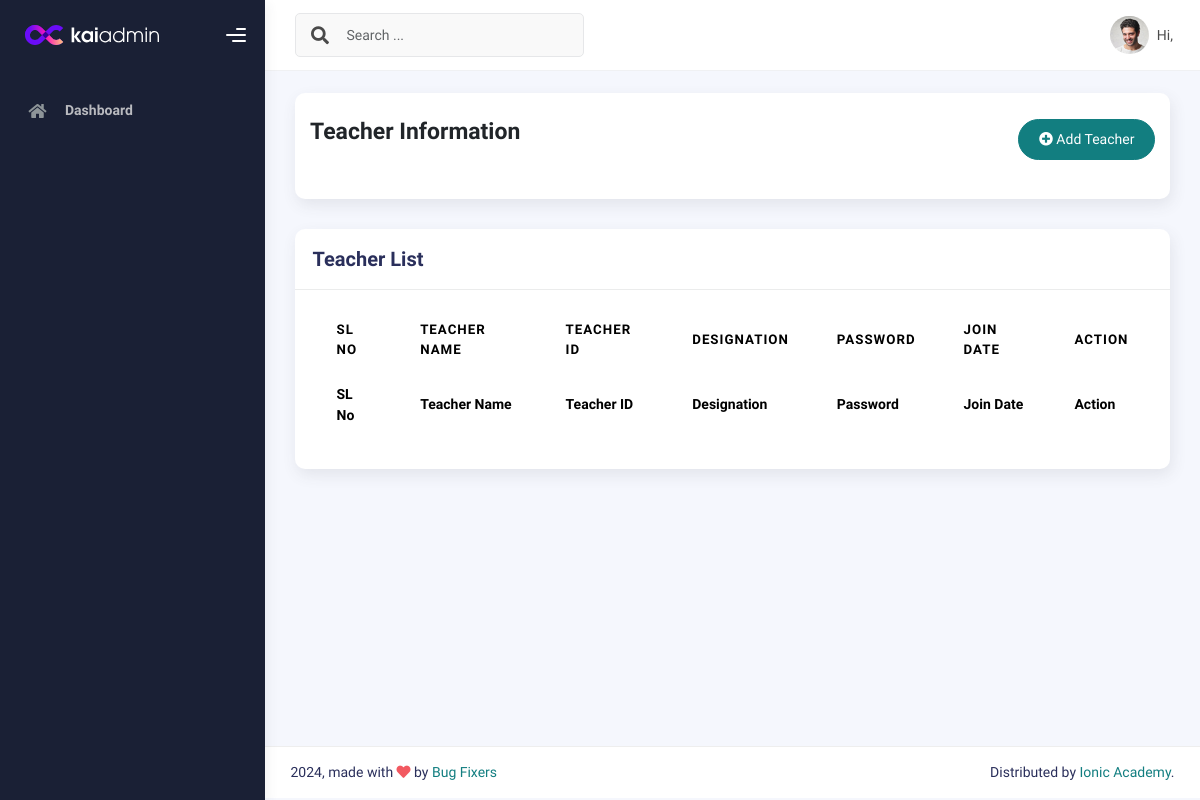
The app's page /teacherlist/ (signed in), older data.
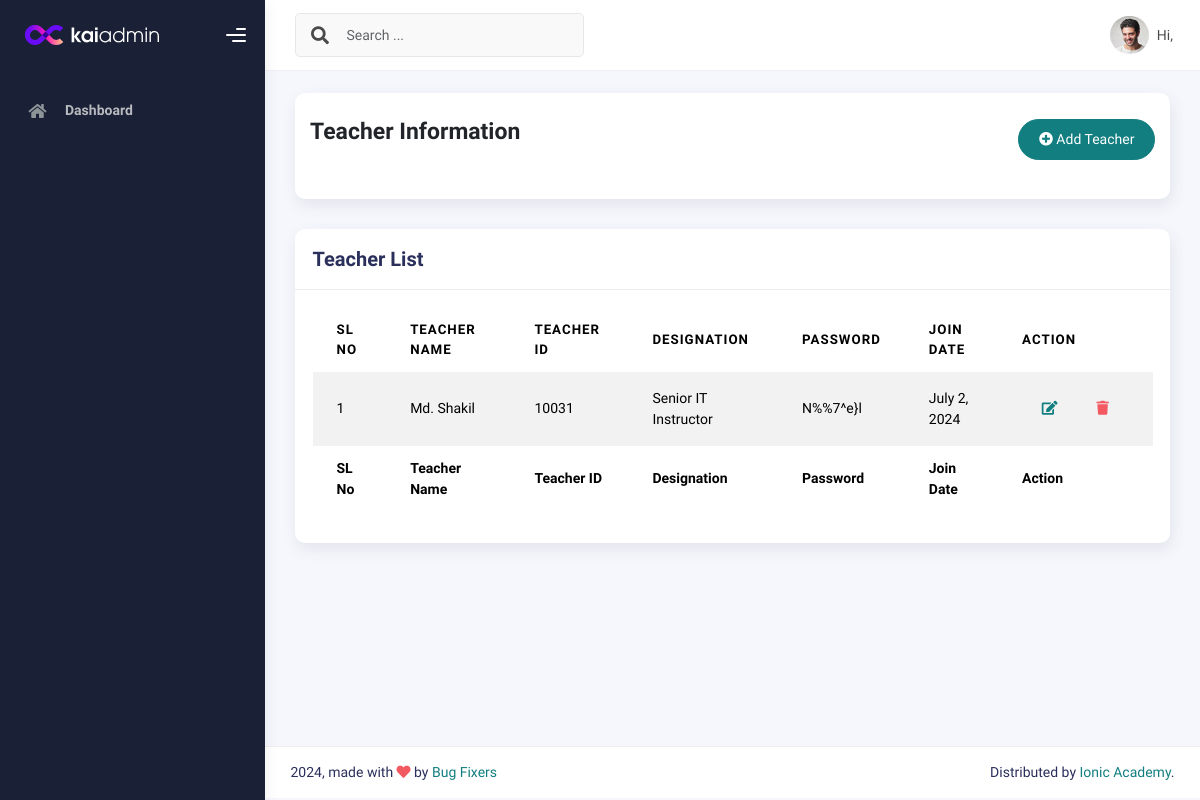
The same page, newer data.
### IMSapp/models.py (models this page shows, shortened)
class TeacherModel(models.Model):
    Imsuser = models.OneToOneField(IMSUserModel,on_delete=models.CASCADE,related_name='teacherinfo',null=True)
    EmployID=models.CharField(max_length=100,null=True)
    TeacherName=models.CharField(max_length=100,null=True)
    Designation=models.CharField(max_length=100,null=True)
    Skills=models.CharField(max_length=100,null=True)
    LinkedInLink =models.CharField(max_length=150,null=True)
    GithubLink =models.CharField(max_length=150,null=True)
    FacebookLink =models.CharField(max_length=150,null=True)
    JoinDate = models.DateField(auto_now_add=True,null=True)
    TeacherPhoto=models.ImageField(upload_to='teacherphoto',null=True)

class IMSUserModel(AbstractUser):
    USERTYPE=[
        ('Authority','Authority'),
        ('Student','Student'),
        ('Teacher','Teacher'),
        ('Staff','Staff'),
    ]
    UserType=models.CharField(choices=USERTYPE,max_length=100, null=True)

class PersonalInfoModel(models.Model):
    Imsuser=models.OneToOneField(IMSUserModel,on_delete=models.CASCADE,related_name='personalinfo',null=True)
    Password=models.CharField(max_length=100,null=True)
    FatherName=models.CharField(max_length=100,null=True)
    MotherName=models.CharField(max_length=100,null=True)
    Religion=models.CharField(max_length=100,null=True)
    DOB=models.DateField(null=True)
    GENDER=[
        ('Male','Male'),
        ('Female','Female'),
        ('Other','Other'),
    ]
    Gender=models.CharField(choices=GENDER,max_length=100,null=True)
    Mobile=models.CharField(max_length=100,null=True)
    EmergencyContact=models.CharField(max_length=100,null=True)
    PresentAddress=models.CharField(max_length=100,null=True)
    PermanentAddress=models.CharField(max_length=100,null=True)

### IMSapp/teacherviews.py (the view)
# urls.py: path('teacherlist/',teacherlist,name="teacherlist"),
@login_required
def teacherlist(request):
    teacherdata = TeacherModel.objects.all()
    return render(request,'teachers/teacherlist.html',{'teacherdata':teacherdata})

### IMSapp/templates/teachers/teacherlist.html (shortened to what this page needs)
{% extends 'profilemaster/master.html' %}
{% block content %}
<div class="col-sm-12 col-md-12">
    <div class="card card-stats card-round">
        <div class="card-body">
            <div class="d-flex align-items-left align-items-md-center flex-column flex-md-row pt-2 pb-4">
                <div>
                    <h3 class="fw-bold mb-3">Teacher Information</h3>
                </div>
                <div class="ms-md-auto py-2 py-md-0">
                    <a href="{% url 'addteacher' %}" class="btn btn-primary btn-round"><i class="fas fa-plus-circle"></i> Add Teacher</a>
                </div>
            </div>
        </div>
    </div>
</div>
<div class="col-md-12">
    <div class="card">
      <div class="card-header">
        <h4 class="card-title">Teacher List</h4>
      </div>
      <div class="card-body">
        <div class="table-responsive">
          <table id="basic-datatables" class="display table table-striped table-hover">
            <thead>
              <tr>
                <th>SL No</th>
                <th>Teacher Name</th>
                <th>Teacher ID</th>
                <th>Designation</th>
                <th>Password</th>
                <th>Join Date</th>
                <th>Action</th>
              </tr>
            </thead>
            <tfoot>
              <tr>
                <th>SL No</th>
                <th>Teacher Name</th>
                <th>Teacher ID</th>
                <th>Designation</th>
                <th>Password</th>
                <th>Join Date</th>
                <th>Action</th>
              </tr>
            </tfoot>
            <tbody>
              {% for i in teacherdata %}
              <tr>
                <td>{{forloop.counter}}</td>
                <td>{{i.TeacherName}}</td>
                <td>{{i.EmployID}}</td>
                <td>{{i.Designation}}</td>
                <td>{{i.Imsuser.personalinfo.Password}}</td>
                <td>{{i.JoinDate}}</td>
                  <td>
                    <div class="form-button-action">
                      <a href="{% url 'editteacher' i.id %}" class="btn btn-link btn-primary btn-md">
                        <i class="fa fa-edit"></i>
                      </a>
                      <a href="{% url 'deleteteacher' i.id %}" class="btn btn-link btn-danger btn-md">
                        <i class="fa fa-trash"></i>
                      </a>
                    </div>
                  </td>
              </tr>
              {% endfor %}
            </tbody>
          </table>
        </div>
      </div>
    </div>
  </div>
{% endblock content %}

Row changes from the older to the newer data that the page shows:
added TeacherModel: TeacherName "Md. Shakil", EmployID "10031", Designation "Senior IT Instructor", Imsuser.personalinfo.Password "N%%7^e}l", JoinDate "July 2, 2024"
